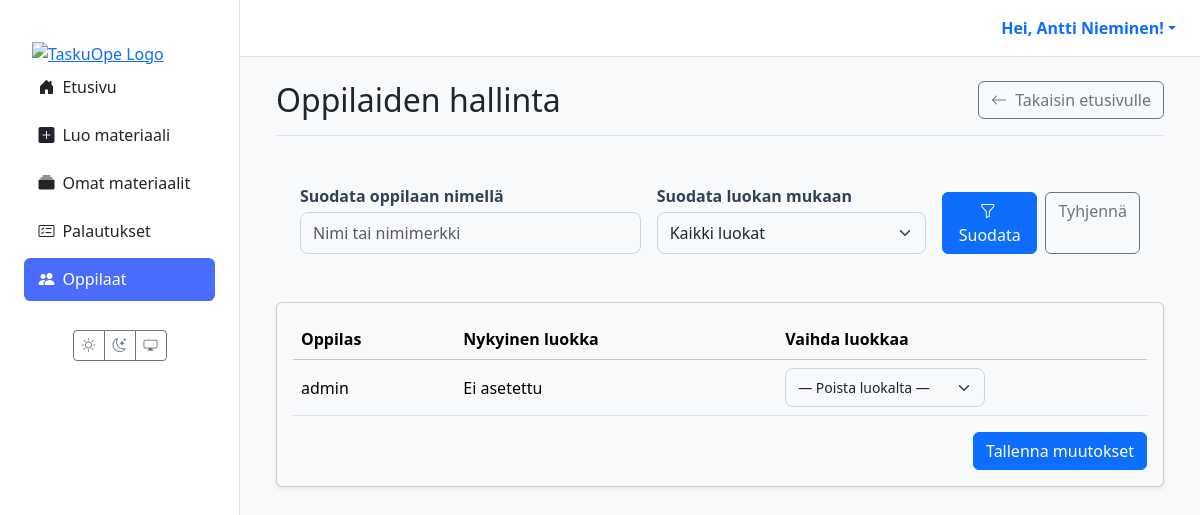
The app's page /students/ (signed in), older data.
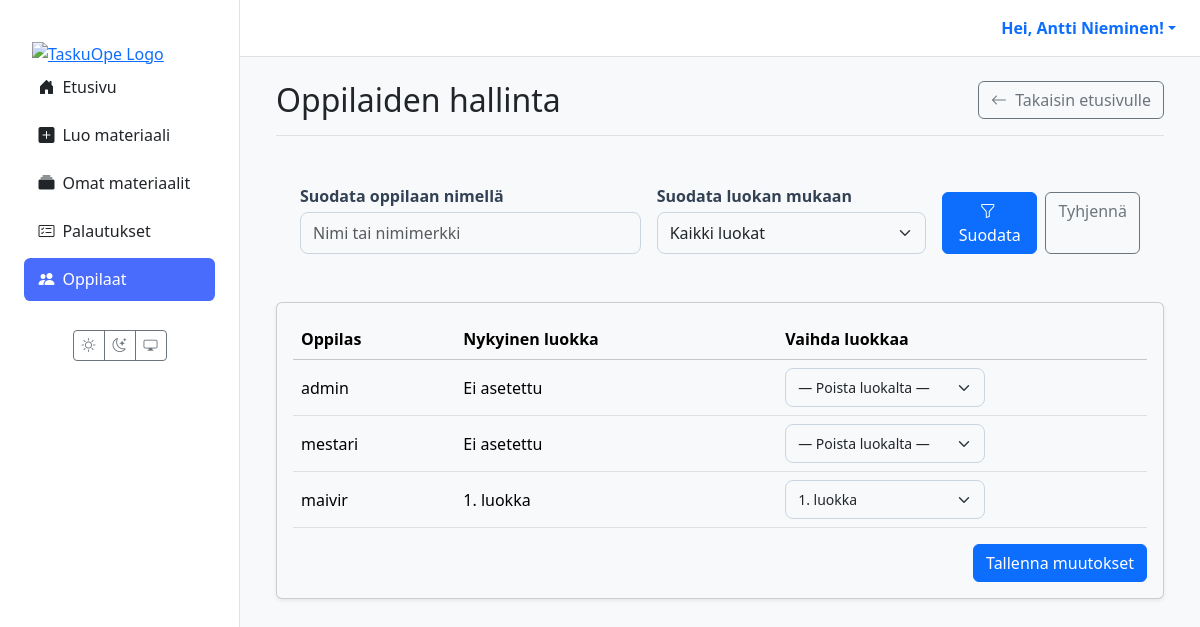
The same page, newer data.
### users/models.py (models this page shows, shortened)
class CustomUser(AbstractUser):
    class Role(models.TextChoices):
        TEACHER = 'TEACHER', 'Teacher'
        STUDENT = 'STUDENT', 'Student'
    role = models.CharField(max_length=50, choices=Role.choices, default=Role.STUDENT)
    grade_class = models.PositiveSmallIntegerField(
        verbose_name="Luokka-aste",
        null=True,
        blank=True,
        choices=[(i, f"{i}. luokka") for i in range(1, 7)]
    )
    profile_image = models.ImageField(
        verbose_name="Profiilikuva",
        upload_to='profile_pics/',
        null=True,
        blank=True
    )

### materials/views/teacher.py (the view, shortened to what this page needs)
# urls.py: path('students/', views.teacher_student_list_view, name='teacher_student_list'),
@login_required
def teacher_student_list_view(request):
    if request.user.role != 'TEACHER':
        messages.error(request, "Vain opettajat voivat hallita opiskelijoita.")
        return redirect('dashboard')
    students = CustomUser.objects.filter(role='STUDENT').order_by('last_name', 'first_name')
    grade_choices = CustomUser._meta.get_field('grade_class').choices
    students = CustomUser.objects.filter(role='STUDENT').order_by('last_name', 'first_name')
    q = (request.GET.get('q') or '').strip()
    selected_grade = request.GET.get('grade', '').strip()
    if selected_grade:
        students = students.filter(grade_class=selected_grade)
    grade_choices = CustomUser._meta.get_field('grade_class').choices
    context = {
        'students': students,
        'grade_choices': grade_choices,
        'q': q,   # <-- välitetään templatelle
        'selected_grade': selected_grade,
    }
    return render(request, 'materials/teacher_student_list.html', context)

### templates/materials/teacher_student_list.html (shortened to what this page needs)
{% extends 'partials/base.html' %}
{% block content %}
<div class="container-fluid">
  <div class="d-flex justify-content-between align-items-center mb-4 border-bottom pb-3">
    <h1 class="h2 mb-0">Oppilaiden hallinta</h1>
    <a href="{% url 'dashboard' %}" class="btn btn-outline-secondary">
      <i class="bi bi-arrow-left me-1"></i> Takaisin etusivulle
    </a>
  </div>
<form method="get" class="filter-panel p-3 p-md-4 rounded-3 mb-4">
  <div class="row g-3 align-items-end">
    <div class="col-md-5">
      <label for="student-query" class="form-label fw-semibold mb-1">Suodata oppilaan nimellä</label>
      <input type="text"
             id="student-query"
             name="q"
             value="{{ q|default_if_none:'' }}"
             class="form-control"
             placeholder="Nimi tai nimimerkki">
    </div>
    <div class="col-md-4">
      <label for="grade-filter" class="form-label fw-semibold mb-1">Suodata luokan mukaan</label>
      <select id="grade-filter" name="grade" class="form-select">
        <option value="">Kaikki luokat</option>
      </select>
    </div>
    <div class="col-md-3 d-flex gap-2 justify-content-md-end">
      <button type="submit" class="btn btn-primary">
        <i class="bi bi-funnel me-1"></i> Suodata
      </button>
      <a href="{% url 'teacher_student_list' %}" class="btn btn-outline-secondary">Tyhjennä</a>
    </div>
  </div>
</form>
  <div class="card shadow-sm">
    <div class="card-body">
      <form method="post">
        <table class="table table-hover align-middle tasks">
          <thead class="table-light">
            <tr>
              <th>Oppilas</th>
              <th>Nykyinen luokka</th>
              <th>Vaihda luokkaa</th>
            </tr>
          </thead>
          <tbody>
            {% for student in students %}
              <tr>
                <td data-label="Oppilas">{{ student.get_full_name|default:student.username }}</td>
                <td data-label="Nykyinen luokka">{{ student.get_grade_class_display|default:"Ei asetettu" }}</td>
                <td data-label="Vaihda luokkaa">
                  <select name="student-{{ student.id }}" class="form-select form-select-sm" style="max-width: 200px;">
                    <option value="">— Poista luokalta —</option>
                    {% for grade, display in grade_choices %}
                      <option value="{{ grade }}" {% if student.grade_class == grade %}selected{% endif %}>
                        {{ display }}
                      </option>
                    {% endfor %}
                  </select>
                </td>
              </tr>
            {% empty %}
              <tr>
                <td colspan="3" class="text-center text-muted py-4">Järjestelmässä ei ole oppilaita.</td>
              </tr>
            {% endfor %}
          </tbody>
        </table>
        <div class="mt-3 text-end">
          <button type="submit" class="btn btn-primary">Tallenna muutokset</button>
        </div>
      </form>
    </div>
  </div>
</div>
{% endblock %}

### templates/partials/base.html (shortened to what this page needs)
{% load static %}
<!DOCTYPE html>
<html lang="fi" data-bs-theme="light">
<head>
  <link href="https://cdn.jsdelivr.net/npm/bootstrap@5.3.2/dist/css/bootstrap.min.css" rel="stylesheet">
  <link rel="stylesheet" href="https://cdn.jsdelivr.net/npm/bootstrap-icons@1.11.3/font/bootstrap-icons.min.css">
  <link rel="stylesheet" href="{% static 'css/style.css' %}">
</head>
<body>
  <div class="main-layout-container">
    <aside class="sidebar d-none d-lg-flex flex-column">
      <div class="flex-column w-100">
        <a href="{% url 'dashboard' %}" class="px-3 pt-3 d-block"><img src="{% static 'images/logo1.png' %}" alt="TaskuOpe Logo" class="img-fluid"></a>
        {% with nm=request.resolver_match.url_name %}
        <nav class="nav nav-pills flex-column mb-4 px-2">
          <a href="{% url 'dashboard' %}" class="nav-link {% if nm == 'dashboard' %}active{% endif %}"><i class="bi bi-house-door-fill me-2"></i>Etusivu</a>
          {% if request.user.is_authenticated and request.user.role == 'STUDENT' %}
            <a href="{% url 'student_assignments' %}" class="nav-link {% if nm == 'student_assignments' %}active{% endif %}"><i class="bi bi-list-check me-2"></i>Omat tehtävät</a>
            <a href="{% url 'student_games' %}" class="nav-link {% if nm == 'student_games' %}active{% endif %}"><i class="bi bi-controller me-2"></i>Pelit</a>
            <a href="{% url 'student_grades' %}" class="nav-link {% if nm == 'student_grades' %}active{% endif %}"><i class="bi bi-award me-2"></i>Palautukset & arvioinnit</a>
          {% elif request.user.is_authenticated and request.user.role == 'TEACHER' %}
            <a href="{% url 'create_material' %}" class="nav-link {% if nm == 'create_material' %}active{% endif %}"><i class="bi bi-plus-square-fill me-2"></i>Luo materiaali</a>
            <a href="{% url 'material_list' %}" class="nav-link {% if nm == 'material_list' %}active{% endif %}"><i class="bi bi-collection-fill me-2"></i>Omat materiaalit</a>
            <a href="{% url 'view_all_submissions' %}" class="nav-link {% if nm == 'view_all_submissions' %}active{% endif %}"><i class="bi bi-card-checklist me-2"></i>Palautukset</a>
            <a href="{% url 'teacher_student_list' %}" class="nav-link {% if nm == 'teacher_student_list' %}active{% endif %}"><i class="bi bi-people-fill me-2"></i>Oppilaat</a>
          {% endif %}
        </nav>
        {% endwith %}
        <div class="mt-auto text-center pb-3">
          <div class="btn-group"><button id="theme-light" class="btn btn-outline-secondary btn-sm"><i class="bi bi-sun"></i></button><button id="theme-dark" class="btn btn-outline-secondary btn-sm"><i class="bi bi-moon-stars"></i></button><button id="theme-system" class="btn btn-outline-secondary btn-sm"><i class="bi bi-display"></i></button></div>
        </div>
      </div>
    </aside>
    <div class="main-content-wrapper">
      <header class="main-header d-none d-lg-flex justify-content-end align-items-center px-4 py-3">
        <div class="dropdown">
          <a href="#" class="d-flex align-items-center text-decoration-none dropdown-toggle" data-bs-toggle="dropdown">
            <strong>Hei, {{ user.get_full_name|default:user.username }}!</strong>
          </a>
        </div>
      </header>
      <main class="page-content">
        {% block content %}{% endblock %}
      </main>
    </div>
  </div>
</body>
</html>

### staticfiles/css/style.css (style rules this page uses)
:root { --sidebar-width: 240px; }
[data-bs-theme="light"] { --bg-color: #f8f9fa; --card-bg-color: #ffffff; --text-color: #212529; --border-color: #dee2e6; --bs-body-bg: var(--bg-color); --bs-body-color: var(--text-color); --bs-border-color: var(--border-color); --bs-card-bg: var(--card-bg-color); }
html, body { height: 100%; overflow: hidden; }
.main-layout-container { display: flex; flex-direction: row; height: 100%; width: 100%; background-color: var(--bs-body-bg); }
.sidebar { width: var(--sidebar-width); flex-shrink: 0; height: 100vh; overflow-y: auto; background-color: var(--card-bg-color); border-right: 1px solid var(--border-color); padding: 1.5rem 1rem; }
.main-content-wrapper { flex-grow: 1; display: flex; flex-direction: column; height: 100vh; overflow: hidden; }
.main-header { flex-shrink: 0; background-color: var(--card-bg-color); border-bottom: 1px solid var(--border-color); padding: 0.75rem 1.5rem; }
.page-content { flex-grow: 1; overflow-y: auto; padding: 1.5rem; }
.sidebar .nav-link { color: var(--text-color); font-weight: 500; padding: 0.6rem 0.9rem; border-radius: 0.4rem; margin-bottom: 0.3rem; transition: background 0.2s; }
.sidebar .nav-link.active { background-color: #4a6cfd; color: #fff; }
.card-body, #markdown-preview { display: flow-root; }
.form-label { font-weight: 600; margin-bottom: 6px; color: #334155; }
.form-control, .form-select { border: 1px solid #cbd5e1; padding: 8px 12px; border-radius: 8px; transition: border-color 0.2s, box-shadow 0.2s; }
:root { --taskuope-font-sans: system-ui, -apple-system, "Segoe UI", Roboto, "Helvetica Neue", Arial, sans-serif; }

Row changes from the older to the newer data that the page shows:
added CustomUser: get_full_name "mestari", grade_class "Ei asetettu"
added CustomUser: get_full_name "maivir", grade_class "1. luokka", grade_class+id "1. luokka"
